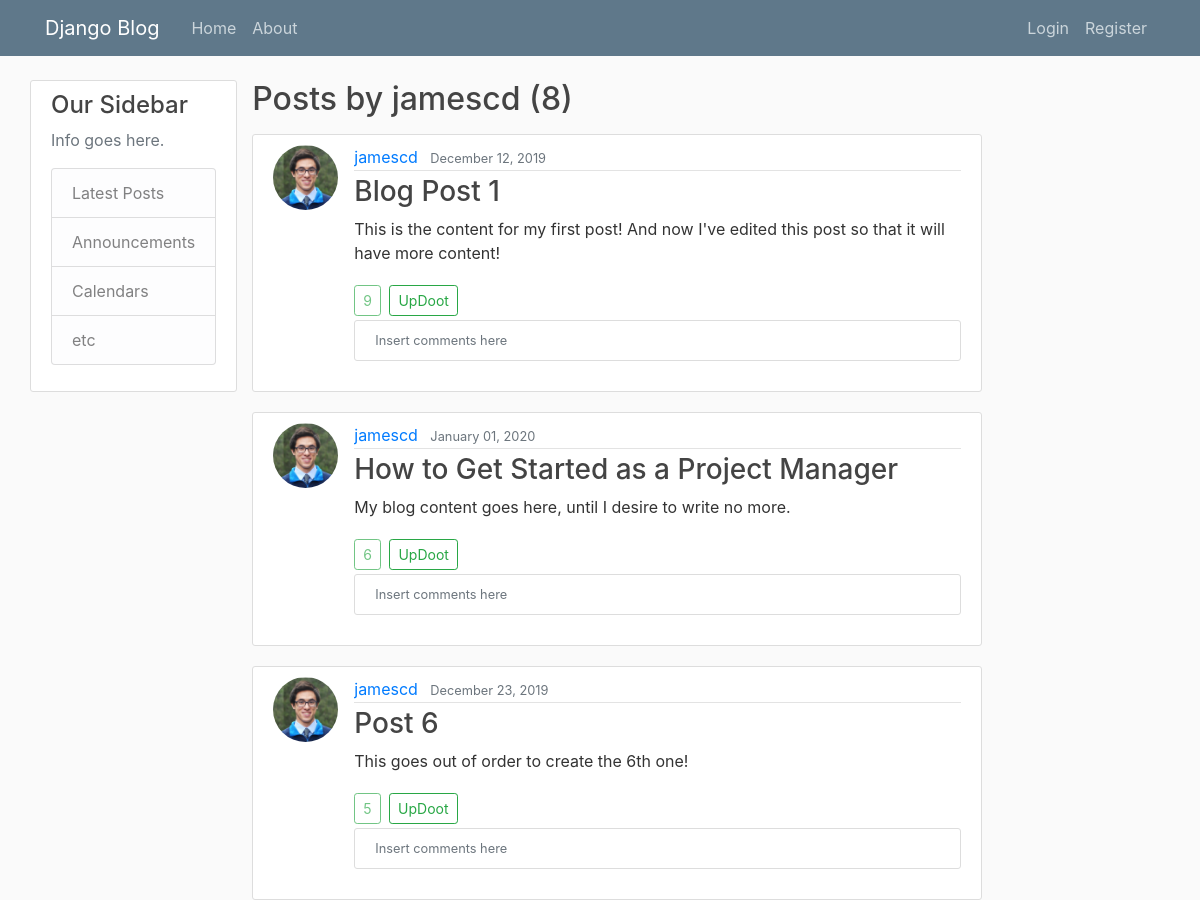
The page /user/jamescd (upper part) on the database as committed earlier.
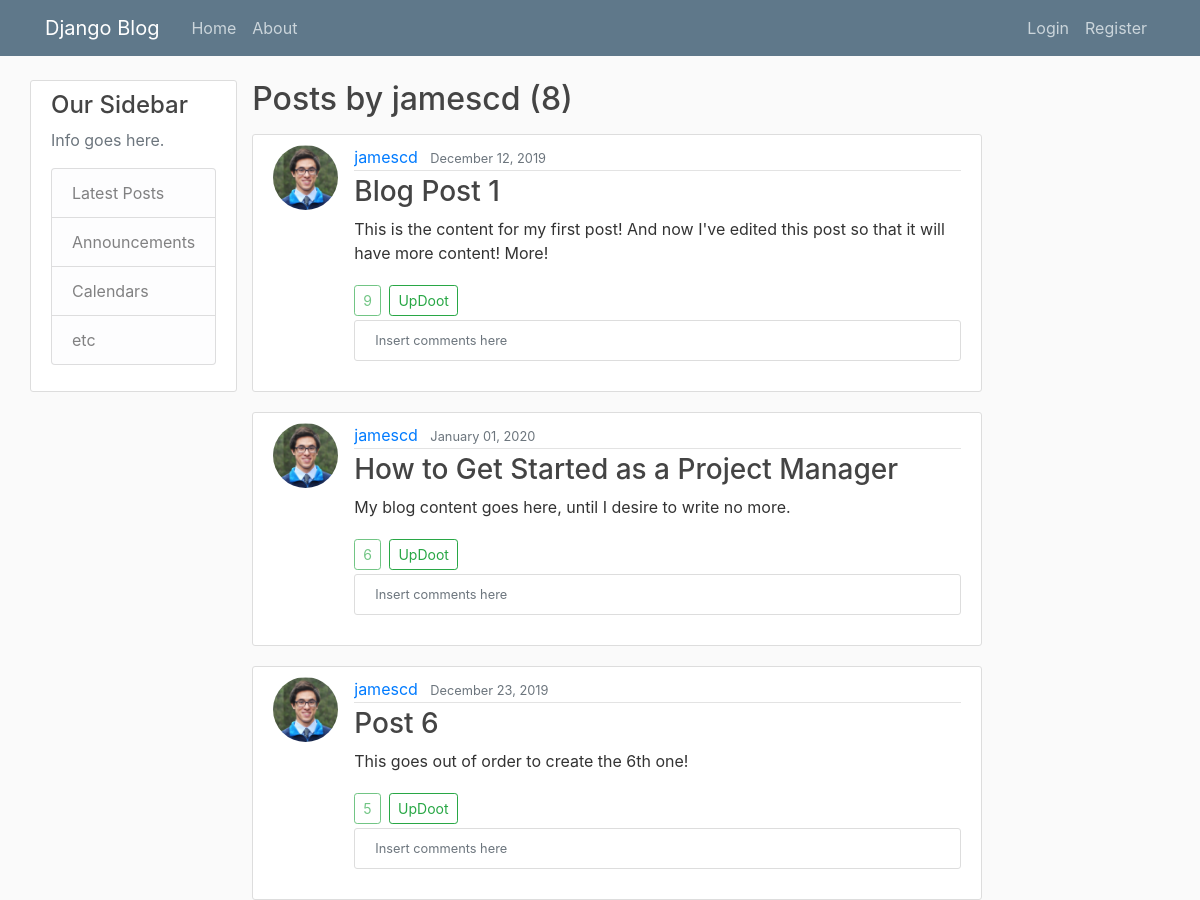
The same page on the database as committed later.
### blog/models.py (models this page shows, shortened)
class Post(models.Model):
	title = models.CharField(max_length=100)
	content = models.TextField()
	date_posted = models.DateTimeField(default=timezone.now)
	author = models.ForeignKey(User, on_delete=models.CASCADE)
	updoots = models.SmallIntegerField(default=0)

### users/models.py (models this page shows, shortened)
class Profile(models.Model):
	user = models.OneToOneField(User, on_delete=models.CASCADE)
	image = models.ImageField(default='default.jpeg', upload_to='profile-pics')
	bio = models.TextField()

### blog/views.py (the view)
# urls.py: path('user/<str:username>', UserPostListView.as_view(), name='user-posts'),
class UserPostListView(ListView):
	model = Post
	template_name = 'blog/user_posts.html' # <app>/<model>_<viewtype>.html
	context_object_name = 'posts'
	paginate_by = 5
	paginate_orphans = 2
	def get_queryset(self):
		user = get_object_or_404(User, username=self.kwargs.get('username'))
		querySet = Post.objects.filter(author=user).order_by('-updoots', '-date_posted')
		return querySet

### blog/templates/blog/user_posts.html (shortened to what this page needs)
{% extends "blog/base.html" %}
{% block content %}
	<h2 class="mb-3">Posts by {{ view.kwargs.username }} ({{ page_obj.paginator.count }})</h2>
	{% for post in posts %}
		<article class="media content-section">
			<img class="rounded-circle article-img" src="{{ post.author.profile.image.url }}">
			<div class="media-body">
				<div class="article-metadata">
					<a class="mr-2" href="{% url 'user-posts' post.author.username %}">{{ post.author }}</a>
					<small class="text-muted">{{ post.date_posted|date:"F d, Y" }}</small>
				</div>
				<h3><a class="article-title" href="{% url 'post-detail' post.id %}">{{ post.title }}</a></h3>
				<p class="article-content">{{ post.content }}</p>
				<a class="btn btn-outline-success btn-sm disabled mr-1">{{ post.updoots }}</a>
				<a class="btn btn-outline-success btn-sm mt-1 mb-1" href="{% url 'post-updoot' post.id 'home' %}">UpDoot</a>
				<div class="media content-section">
					<small class="text-muted">Insert comments here</small>
				</div>
			</div>
		</article>
	{% endfor %}
{% endblock content %}

Rows that differ between the two databases and show on the page:
changed Post "Blog Post 1": content "This is the content for my first post! And now I've edited this post so that it will have more content!" → "This is the content for my first post! And now I've edited this post so that it will have more content! More!"
